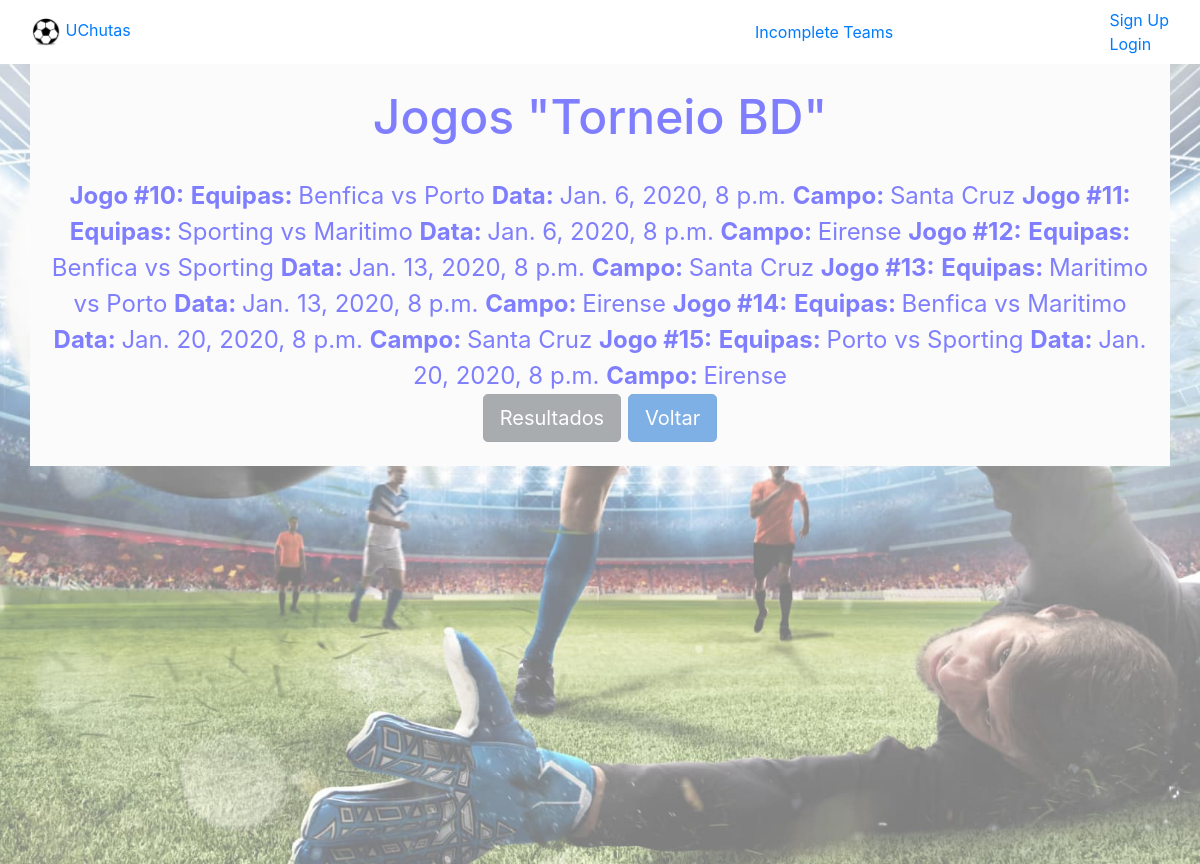
The app's page /estadoJogos/3/1234564 with its own data.
### bd/models.py (models this page shows, shortened)
class Torneio(models.Model):
    nome = models.CharField(max_length=20, blank=False)
    dataInicio = models.DateField(blank=False)
    diasJogo = models.TextField(blank=True)
    horarioInicio = models.TimeField(blank=True)
    gestor = models.ForeignKey(Profile, blank=False, on_delete=models.CASCADE)
    estado = models.IntegerField(default='0') #0:inscricoes abertas ; 1:a decorrer ; 2:terminado

class Jogo(models.Model):
    equipaAGolos = models.IntegerField(default= -1)
    equipaBGolos = models.IntegerField(default= -1)
    equipa1 = models.ForeignKey(Equipa, blank=False, on_delete=models.CASCADE, related_name= 'jogos')
    equipa2 = models.ForeignKey(Equipa, blank=False, on_delete=models.CASCADE, related_name= 'equipa2' )
    torneio = models.ForeignKey(Torneio, blank=False, on_delete=models.CASCADE)
    campo = models.ForeignKey(Campo, blank=False, on_delete=models.CASCADE)
    date = models.DateTimeField()

class Equipa(models.Model):
    nome = models.CharField(max_length=20, blank=False, primary_key=True)
    numTotalJogadores = models.IntegerField(default='0')
    emtorneio = models.BooleanField()
    DefesasTatica = models.IntegerField(blank=False,default='0')
    MediosTatica = models.IntegerField(blank=False,default='0')
    AvancadosTatica = models.IntegerField(blank=False,default='0')
    numGuardaRedes = models.IntegerField(default='0')
    numGuardaRedesSuplentes = models.IntegerField(default='0')
    numDefesas = models.IntegerField(default='0')
    numMedios = models.IntegerField(default='0')
    numAvancados = models.IntegerField(default='0')
    numDefesasSuplentes = models.IntegerField(default='0')
    numMediosSuplentes = models.IntegerField(default='0')
    numAvancadosSuplentes = models.IntegerField(default='0')
    torneio = models.ForeignKey(Torneio, blank=False, on_delete=models.CASCADE)
    pontos = models.IntegerField(blank=False, default='0')
    vitorias = models.IntegerField(blank=False, default='0')
    empates = models.IntegerField(blank=False, default='0')
    derrotas = models.IntegerField(blank=False, default='0')
    golosMarcados = models.IntegerField(blank=False, default='0')
    golosSofridos = models.IntegerField(blank=False, default='0')

class Campo(models.Model):
    nome = models.CharField(max_length=20, blank=False)
    localizacao = models.TextField(blank=False)
    preco = models.IntegerField(blank=True)

### bd/views.py (the view)
# urls.py: path('estadoJogos/<int:pk>/<int:cc>', views.estadoJogos, name='bd-estadoJogos'),
def estadoJogos(request, pk, cc):
    tournament = Torneio.objects.get(pk=pk)
    jogos = Jogo.objects.filter(torneio=tournament)
    jogadores = Jogador.objects.filter(user_cc=cc)
    player = None
    for j in jogadores:
        equipa = j.equipa
        if equipa.torneio == tournament:
            player = j
    now = datetime.datetime.now(timezone.utc) - relativedelta(minutes=120)
    ver1 = 0
    jg = None
    for jogo in jogos:
        jg = jogo
    if jg != None:
        data = jg.date
        if now >= data:
            tournament.estado = 2
            tournament.save()
            ver1 = 1
    args = {'jogos': jogos, 'torneio': tournament, 'now': now, 'jogador': player, 'ver1': ver1}
    return render(request, 'tourEstado.html', args)

### bd/templates/tourEstado.html (shortened to what this page needs)
{% extends 'base.html' %}
{% block content %}
    <div class="container" style="background: #f8f8f8" align="center">
        <font color="blue">
            <br>
            <h2><font size="25">Jogos "{{ torneio.nome }}" </font></h2>
            <br>
            <font size="5">
                {% for jogo in jogos %}
                    <a><b>Jogo #{{ jogo.id }}:</b></a>
                    <a><b>Equipas: </b>{{ jogo.equipa1.nome }} vs {{ jogo.equipa2.nome }}</a>
                    <a><b>Data: </b>{{ jogo.date }}</a>
                    <a><b>Campo: </b>{{ jogo.campo.nome }}</a>
                {% endfor %}
            <br>
                {% if ver1 == 1 %}
                    <a href={% url 'bd-infoRes' torneio.pk %} class="btn btn-secondary btn-lg active" role="button" aria-pressed="true">Resultados</a>
                {% endif %}
                <a href={% url 'bd-infotour' torneio.pk user.pk %} class="btn btn-primary btn-lg active" role="button" aria-pressed="true">Voltar</a>
            <br>
            </font>
            <br>
        </font>
    </div>
{% endblock %}

### bd/static/css/style.css (style rules this page uses)
body, html { height: 100%; }

### records on screen
Torneio: nome "Torneio BD"
Jogo: id "10", equipa1.nome "Benfica", equipa2.nome "Porto", date "Jan. 6, 2020, 8 p.m.", campo.nome "Santa Cruz"
Jogo: id "11", equipa1.nome "Sporting", equipa2.nome "Maritimo", date "Jan. 6, 2020, 8 p.m.", campo.nome "Eirense"
Jogo: id "12", equipa1.nome "Benfica", equipa2.nome "Sporting", date "Jan. 13, 2020, 8 p.m.", campo.nome "Santa Cruz"
Jogo: id "13", equipa1.nome "Maritimo", equipa2.nome "Porto", date "Jan. 13, 2020, 8 p.m.", campo.nome "Eirense"
Jogo: id "14", equipa1.nome "Benfica", equipa2.nome "Maritimo", date "Jan. 20, 2020, 8 p.m.", campo.nome "Santa Cruz"
Jogo: id "15", equipa1.nome "Porto", equipa2.nome "Sporting", date "Jan. 20, 2020, 8 p.m.", campo.nome "Eirense"
